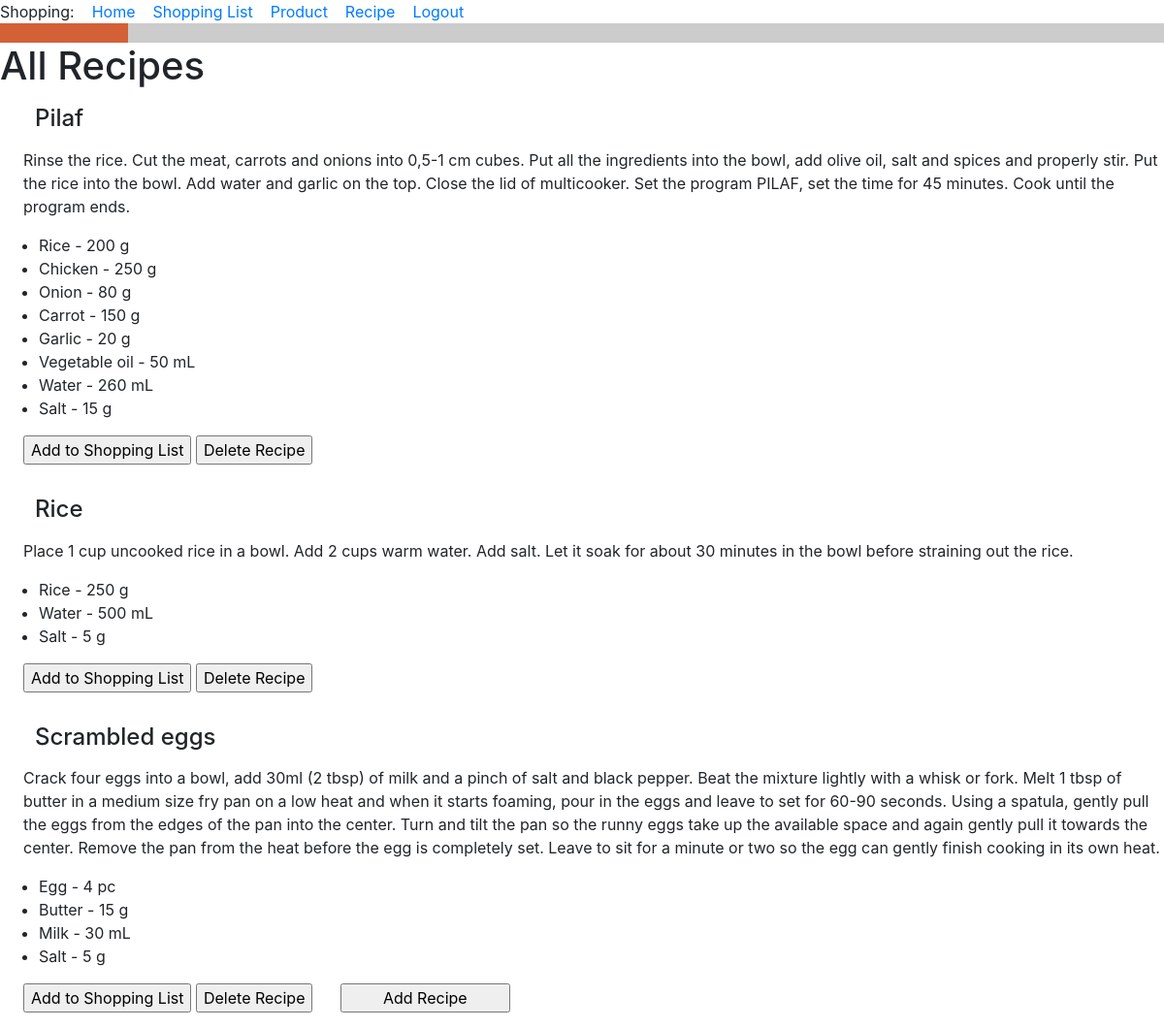
/all_recipes (signed in), run on an earlier commit of the app's database.
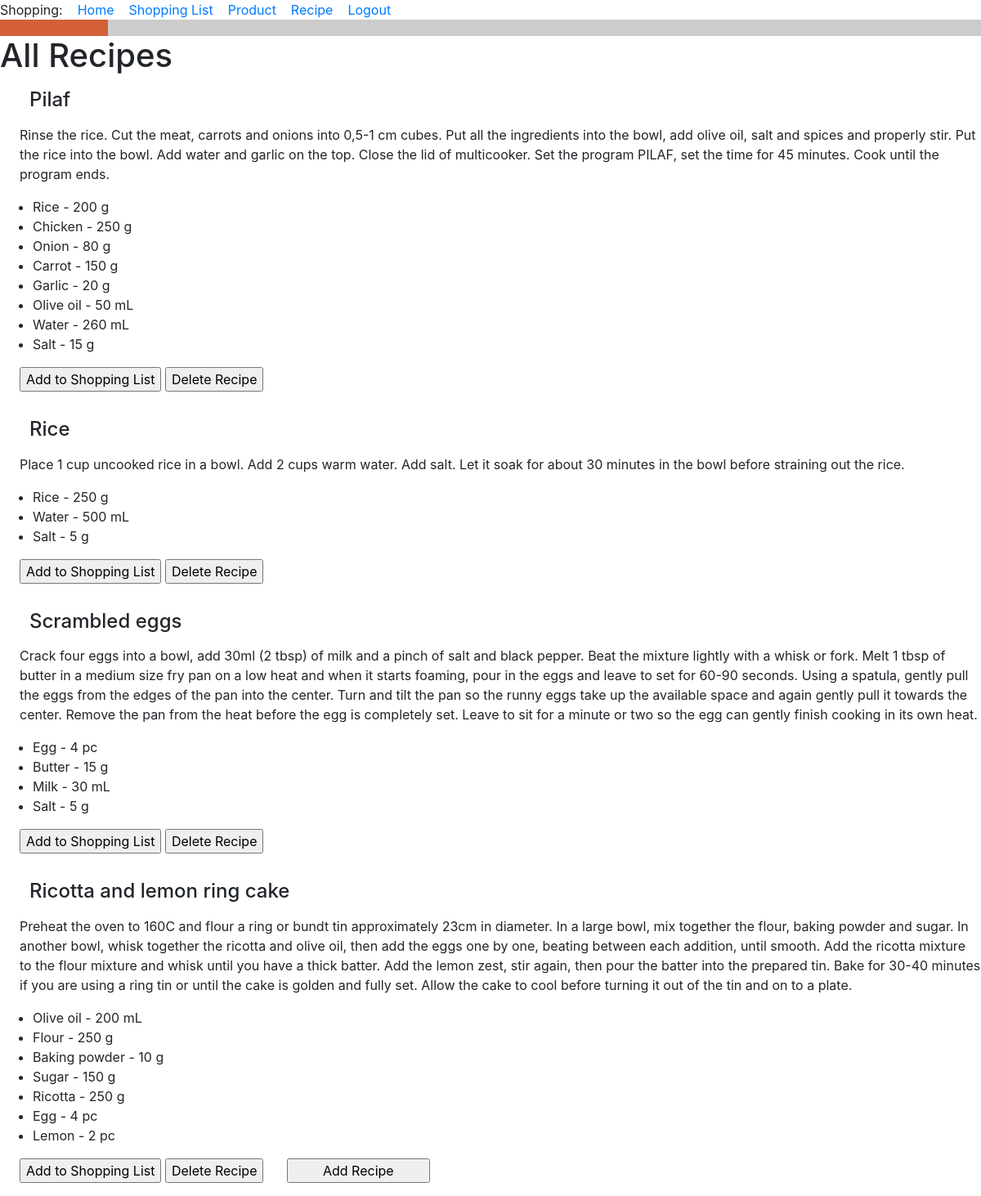
And on a later commit of the database.
### food_app/models.py (models this page shows, shortened)
class Recipe(db.Model):
    id = db.Column(db.Integer, primary_key=True)
    title = db.Column(db.String(256), index=True, unique=True, nullable=False)
    owner = db.Column(db.ForeignKey('user.id'))
    ingredients = db.relationship('Ingredient', backref='recipe', lazy='dynamic')
    description = db.Column(db.Text)
    def __str__(self):
        return f'{self.title}'.capitalize()

class Ingredient(db.Model):
    id = db.Column(db.Integer, primary_key=True)
    recipe_id = db.Column(db.ForeignKey('recipe.id'))
    product_id = db.Column(db.ForeignKey('product.id'))
    product = db.relationship('Product')
    quantity = db.Column(db.Integer)
    unit_of_measure = db.Column(db.String(120))
    def __str__(self):
        return f'{self.product} - {self.quantity} {self.unit_of_measure}'

class Product(db.Model):
    id = db.Column(db.Integer, primary_key=True)
    title = db.Column(db.String(256), index=True, unique=True, nullable=False)
    type_of_product = db.Column(db.String(120))
    unit_of_measure = db.Column(db.String(120))
    def __str__(self):
        return f'{self.title}'.capitalize()  # Big first letter only.

### food_app/routes.py (the view)
@app.route('/all_recipes', methods=['GET', 'POST'])
@login_required
def all_recipes():
    recipes = Recipe.query.all()
    return render_template(
        'all_recipes.html',
        title='All Recipes',
        recipes=recipes,
    )

### food_app/models.py (called while the page is built)
@login.user_loader
def load_user(id):
    return User.query.get(int(id))

### food_app/templates/all_recipes.html (shortened to what this page needs)
{% extends "base.html" %}
{% block content %}
<h1>All Recipes</h1>
    {% for recipe in recipes %}
    <h4><div><p><p style="margin-left:1.5em">{{ recipe }} </p></div></h4>
    <div><p><p style="margin-left:1.5em">{{ recipe.description }}</p></div>
    <div><ul>  {% for ingredient in recipe.ingredients %}
        <li>{{ ingredient }}</li>
        {% endfor %}
    </ul>
    </div>
<head>
</head>
<form action="{{ url_for('add_portions', recipe_id=recipe.id) }}">
    <p style="margin-left:1.5em"><input class="button" type="submit" value="Add to Shopping List"></p>
</form>
<form action="{{ url_for('delete_recipe', recipe_id=recipe.id) }}">
    <input class="button" type="submit" value="Delete Recipe">
</form>
{% endfor %}
<form>
<p style="margin-left:1.5em"><input type="button" value="        Add Recipe        " onClick='location.href="add_recipe"'>
</form>
{% endblock %}

### food_app/templates/base.html (shortened to what this page needs)
<!doctype html>
<html lang="en">
<head>
    {% block head %}
    {% block styles %}
    {{ bootstrap.load_css() }}
    {% endblock %}
    {% endblock %}
<body>
{% block navigation %}
<div>
    Shopping:&#160&#160&#160
    <a href="{{ url_for('index') }}">Home</a>&#160&#160&#160
    <a href="{{ url_for('shopping_list') }}">Shopping List</a>&#160&#160&#160
    <a href="{{ url_for('product') }}">Product</a>&#160&#160&#160
    <a href="{{ url_for('recipe') }}">Recipe</a>&#160&#160&#160
    <a href="{{ url_for('logout') }}">Logout</a>
</div>
{% endblock %}
 <head>
 </head>
 <body>
  <div class="layer1">
   <div class="layer2">
   </div>
  </div>
 </body>
{% block content %}
{% endblock %}

### food_app/templates/base.html (style rules this page uses)
.layer1 { background-color: #D36037; }
.layer2 { margin-left: 11%; background-color: #ccc; padding: 10px; }

### food_app/templates/all_recipes.html (style rules this page uses)
form { display: inline-block; }

What changed in the data, as far as the page shows it:
changed through a linked row, Ingredient: quantity+unit_of_measure "Vegetable oil - 50 mL" → "Olive oil - 50 mL"
added Recipe: title "Ricotta and lemon ring cake", description "Preheat the oven to 160C and flour a ring or bundt tin approximately 23cm in diameter. In a large bowl, mix together the flour, baking powder and sugar. In another bowl, whisk together the ricotta and olive oil, then add the eggs one by one, beating between each addition, until smooth. Add the ricotta mixture to the flour mixture and whisk until you have a thick batter. Add the lemon zest, stir again, then pour the batter into the prepared tin. Bake for 30-40 minutes if you are using a ring tin or until the cake is golden and fully set. Allow the cake to cool before turning it out of the tin and on to a plate."
added Ingredient: quantity+unit_of_measure "Olive oil - 200 mL", shown under "Ricotta and lemon ring cake"
added Ingredient: quantity+unit_of_measure "Flour - 250 g", shown under "Ricotta and lemon ring cake"
added Ingredient: quantity+unit_of_measure "Baking powder - 10 g", shown under "Ricotta and lemon ring cake"
added Ingredient: quantity+unit_of_measure "Sugar - 150 g", shown under "Ricotta and lemon ring cake"
added Ingredient: quantity+unit_of_measure "Ricotta - 250 g", shown under "Ricotta and lemon ring cake"
added Ingredient: quantity+unit_of_measure "Egg - 4 pc", shown under "Ricotta and lemon ring cake"
added Ingredient: quantity+unit_of_measure "Lemon - 2 pc", shown under "Ricotta and lemon ring cake"
